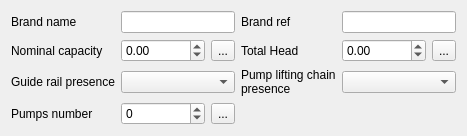
             <widget class="QWidget" name="tab_4">
              <attribute name="title">
               <string>Pumps</string>
              </attribute>
              <layout class="QGridLayout" name="gridLayout_10">
               <item row="2" column="1" colspan="2">
                <widget class="QComboBox" name="psguiderail"/>
               </item>
               <item row="2" column="0">
                <widget class="QLabel" name="label_48">
                 <property name="text">
                  <string>Guide rail presence</string>
                 </property>
                 <property name="wordWrap">
                  <bool>true</bool>
                 </property>
                </widget>
               </item>
               <item row="4" column="1">
                <widget class="QSpinBox" name="pspumpnumber">
                 <property name="minimum">
                  <number>-1</number>
                 </property>
                </widget>
               </item>
               <item row="4" column="0">
                <widget class="QLabel" name="label_35">
                 <property name="text">
                  <string>Pumps number</string>
                 </property>
                 <property name="wordWrap">
                  <bool>true</bool>
                 </property>
                </widget>
               </item>
               <item row="4" column="2">
                <widget class="QToolButton" name="toolButton_pompes">
                 <property name="text">
                  <string>...</string>
                 </property>
                </widget>
               </item>
               <item row="1" column="1">
                <widget class="QDoubleSpinBox" name="psnominalcapacity">
                 <property name="minimum">
                  <double>-1.000000000000000</double>
                 </property>
                 <property name="maximum">
                  <double>999999.000000000000000</double>
                 </property>
                </widget>
               </item>
               <item row="1" column="0">
                <widget class="QLabel" name="label_66">
                 <property name="text">
                  <string>Nominal capacity</string>
                 </property>
                 <property name="wordWrap">
                  <bool>true</bool>
                 </property>
                </widget>
               </item>
               <item row="1" column="2">
                <widget class="QToolButton" name="toolbutton_psnominalcapacity">
                 <property name="text">
                  <string>...</string>
                 </property>
                </widget>
               </item>
               <item row="2" column="4" colspan="2">
                <widget class="QComboBox" name="pspumpliftingchain"/>
               </item>
               <item row="2" column="3">
                <widget class="QLabel" name="label_50">
                 <property name="text">
                  <string>Pump lifting chain presence</string>
                 </property>
                 <property name="wordWrap">
                  <bool>true</bool>
                 </property>
                </widget>
               </item>
               <item row="1" column="3">
                <widget class="QLabel" name="label_67">
                 <property name="text">
                  <string>Total Head</string>
                 </property>
                 <property name="wordWrap">
                  <bool>true</bool>
                 </property>
                </widget>
               </item>
               <item row="1" column="5">
                <widget class="QToolButton" name="toolbutton_pspumphead">
                 <property name="text">
                  <string>...</string>
                 </property>
                </widget>
               </item>
               <item row="1" column="4">
                <widget class="QDoubleSpinBox" name="pspumphead">
                 <property name="minimum">
                  <double>-1.000000000000000</double>
                 </property>
                 <property name="maximum">
                  <double>999999.000000000000000</double>
                 </property>
                </widget>
               </item>
               <item row="0" column="0">
                <widget class="QLabel" name="label_70">
                 <property name="text">
                  <string>Brand name</string>
                 </property>
                </widget>
               </item>
               <item row="0" column="1" colspan="2">
                <widget class="QLineEdit" name="brandname_2"/>
               </item>
               <item row="0" column="3">
                <widget class="QLabel" name="label_71">
                 <property name="text">
                  <string>Brand ref</string>
                 </property>
                </widget>
               </item>
               <item row="0" column="4" colspan="2">
                <widget class="QLineEdit" name="brandref"/>
               </item>
              </layout>
             </widget>
